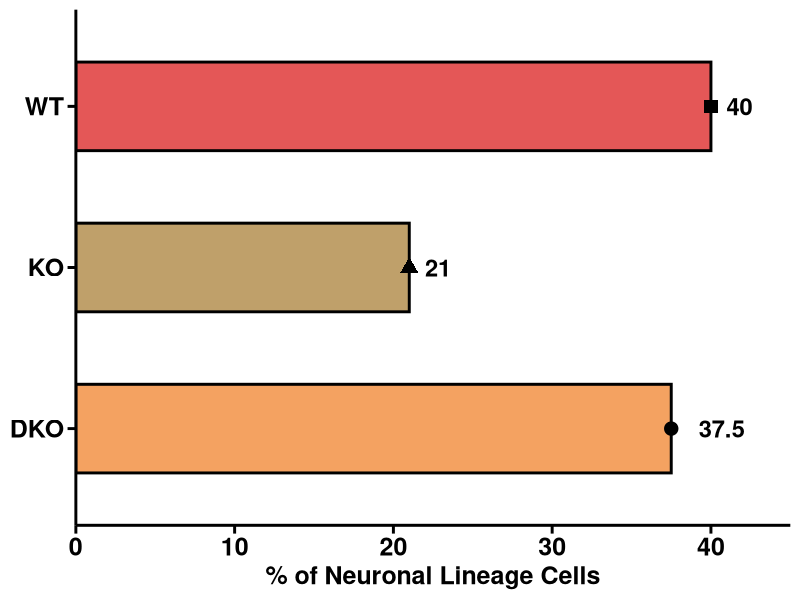
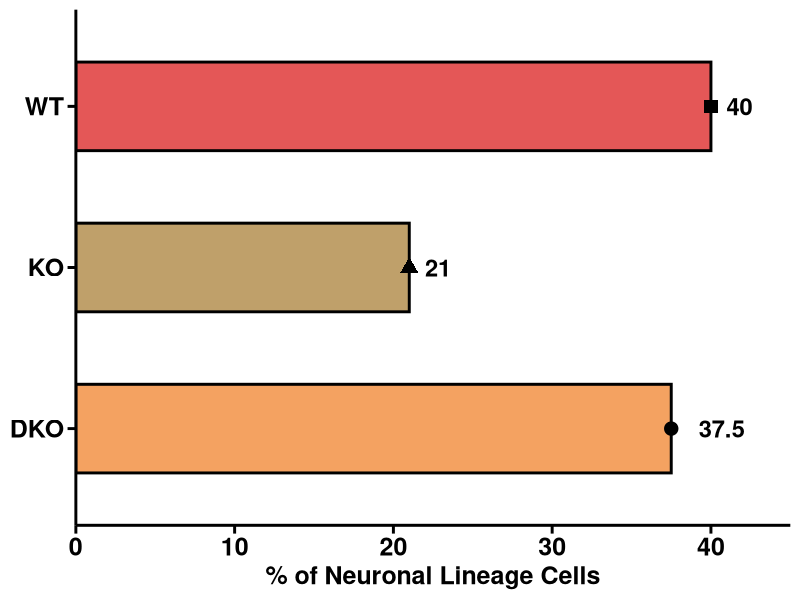

Generate these figures, in order, with R:
{
  setwd("~/Library/CloudStorage/OneDrive-Personal/HKU PhD/Figure 5 new/Barplot")
  library(ggplot2)
}


# For total neural lineage percentage -------------------------------------
df <- data.frame(
  group = factor(c("WT", "KO", "DKO"), levels = c("DKO", "KO", "WT")),
  pct   = c(40, 21, 37.5)
)

bar_cols <- c(
  WT  = "#E45757",   # softer red
  KO  = "#BFA06A",   # lighter, less muddy brown
  DKO = "#F4A261"    # muted orange (more pastel)
)
shape_map <- c(WT = 15, KO = 17, DKO = 19)

ggplot(df, aes(x = group, y = pct, fill = group)) +
  geom_col(
    width = 0.55,
    color = "black",     # outline color
    linewidth = 1.       # outline thickness
  ) +
  geom_point(aes(shape = group), size = 4.2, color = "black") +
  geom_text(
    aes(label = pct),
    hjust = -0.6,
    size = 6,
    fontface = "bold"
  ) +
  scale_fill_manual(values = bar_cols, guide = "none") +
  scale_shape_manual(values = shape_map, guide = "none") +
  scale_y_continuous(
    limits = c(0, 45),
    breaks = seq(0, 45, 10),
    expand = c(0, 0)
  ) +
  labs(
    title = NULL,
    x = NULL,
    y = "% of Neuronal Lineage Cells"
  ) +
  theme_classic(base_size = 14) +
  theme(
    plot.title = element_text(size = 18, face = "bold", hjust = 0.5),
    axis.title.x = element_text(size = 18, face = "bold"),
    axis.title.y = element_text(size = 18, face = "bold"),
    axis.text.x = element_text(size = 18, face = "bold", color = "black"),
    axis.text.y = element_text(size = 18, face = "bold", color = "black"),
    axis.line = element_line(size = 1, color = "black"),
    axis.ticks = element_line(size = 1, color = "black"),
    axis.ticks.length = unit(6, "pt")
  ) + 
  coord_flip()

ggsave(
  "fig5_bar_flat_02.tiff",
  plot = last_plot(),
  width = 6.5,    
  height = 3,      
  units = "in",
  dpi = 600,
  limitsize = FALSE,
  compression = "lzw"
)
